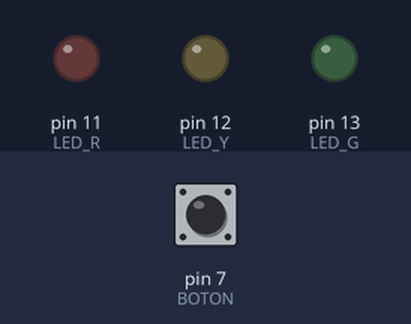
The sketch below on a simulated Arduino Uno, built with avr-gcc and run on an emulated ATmega328P. Shown: output pins drawn as LEDs (lit = HIGH). Inputs (shaded band) come from the test bench; at power-on: pin 7 (BOTON) LOW.

Above: at 1.2 s.
1.3 s: pin 7 (BOTON) pulled HIGH for 0.15 s
At 2.4 s:
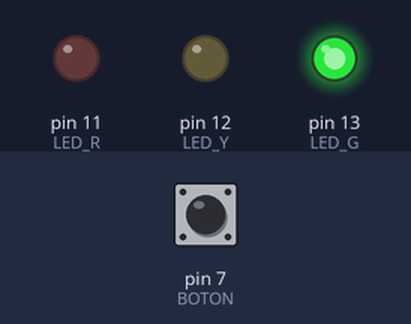
At 8.2 s:
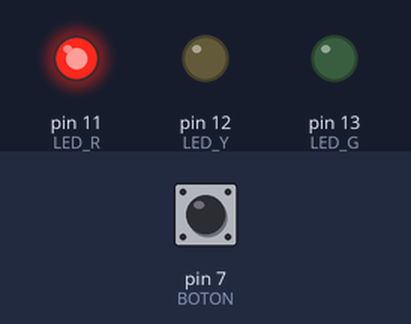
Timing chart, 0 to 12.8 s (numbered marks = the images above; inputs shaded):
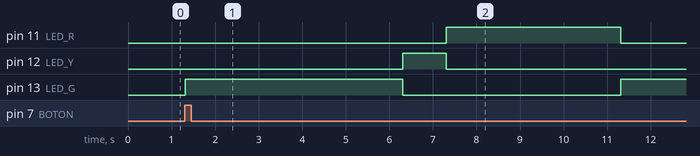

Measured:
- after the input at 1.3 s, pin 11 (LED_R): LOW → HIGH after 6.0 s, → LOW 4.0 s later; pin 12 (LED_Y): LOW → HIGH after 5.0 s, → LOW 1.0 s later; pin 13 (LED_G): LOW → HIGH at once, → LOW 5.0 s later, → HIGH 5.0 s later

The sketch:

LED_SEMAFORO.ino
```cpp
int LED_G = 13;
int LED_Y = 12;
int LED_R = 11;
const int BOTON = 7;
int val = 0;
int state = 0;
int old_val = 0;


void setup()
{
  pinMode(LED_G, OUTPUT);
  pinMode(LED_Y, OUTPUT);
  pinMode(LED_R, OUTPUT);
}

void loop()
{
  val = digitalRead(BOTON); //lee el estado del boton
  if ((val == HIGH) && (old_val == LOW)){

    state = 1-state;
    delay(10);
  }
  old_val = val;
  if(state == 1){

    digitalWrite(LED_G, HIGH);
    delay(5000);
    digitalWrite(LED_G, LOW);
    digitalWrite(LED_Y, HIGH);
    delay(1000);
    digitalWrite(LED_Y, LOW);
    digitalWrite(LED_R, HIGH);
    delay(4000);
    digitalWrite(LED_R, LOW);
  }
}
```
